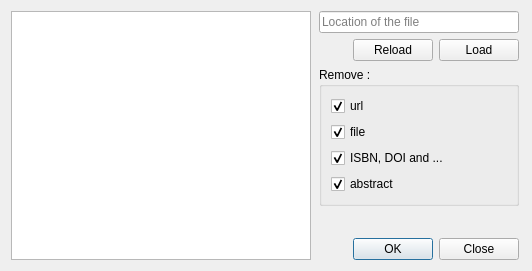
<?xml version="1.0" encoding="UTF-8"?>
<ui version="4.0">
 <class>main</class>
 <widget class="QDialog" name="main">
  <property name="enabled">
   <bool>true</bool>
  </property>
  <property name="geometry">
   <rect>
    <x>0</x>
    <y>0</y>
    <width>528</width>
    <height>271</height>
   </rect>
  </property>
  <property name="acceptDrops">
   <bool>false</bool>
  </property>
  <property name="windowTitle">
   <string>CleanBib</string>
  </property>
  <property name="sizeGripEnabled">
   <bool>false</bool>
  </property>
  <layout class="QGridLayout" name="gridLayout">
   <item row="0" column="2">
    <layout class="QVBoxLayout" name="verticalLayout" stretch="0,0,0,0,0">
     <property name="leftMargin">
      <number>2</number>
     </property>
     <property name="rightMargin">
      <number>2</number>
     </property>
     <item>
      <widget class="QLineEdit" name="FileEdit">
       <property name="sizePolicy">
        <sizepolicy hsizetype="Expanding" vsizetype="Fixed">
         <horstretch>1</horstretch>
         <verstretch>0</verstretch>
        </sizepolicy>
       </property>
       <property name="minimumSize">
        <size>
         <width>200</width>
         <height>0</height>
        </size>
       </property>
       <property name="inputMask">
        <string/>
       </property>
       <property name="readOnly">
        <bool>true</bool>
       </property>
       <property name="placeholderText">
        <string>Location of the file</string>
       </property>
      </widget>
     </item>
     <item>
      <layout class="QHBoxLayout" name="horizontalLayout">
       <property name="topMargin">
        <number>0</number>
       </property>
       <item alignment="Qt::AlignRight">
        <widget class="QPushButton" name="pushButto_reload">
         <property name="sizePolicy">
          <sizepolicy hsizetype="Fixed" vsizetype="Fixed">
           <horstretch>0</horstretch>
           <verstretch>0</verstretch>
          </sizepolicy>
         </property>
         <property name="text">
          <string>Reload</string>
         </property>
        </widget>
       </item>
       <item>
        <widget class="QPushButton" name="pushButton_load">
         <property name="sizePolicy">
          <sizepolicy hsizetype="Fixed" vsizetype="Fixed">
           <horstretch>0</horstretch>
           <verstretch>0</verstretch>
          </sizepolicy>
         </property>
         <property name="toolTip">
          <string/>
         </property>
         <property name="text">
          <string>Load</string>
         </property>
        </widget>
       </item>
      </layout>
     </item>
     <item>
      <widget class="QGroupBox" name="groupBox_check">
       <property name="sizePolicy">
        <sizepolicy hsizetype="Preferred" vsizetype="Preferred">
         <horstretch>0</horstretch>
         <verstretch>0</verstretch>
        </sizepolicy>
       </property>
       <property name="title">
        <string>Remove :</string>
       </property>
       <layout class="QVBoxLayout" name="verticalLayout_2">
        <item>
         <widget class="QCheckBox" name="checkBox_url">
          <property name="text">
           <string>url</string>
          </property>
          <property name="checked">
           <bool>true</bool>
          </property>
         </widget>
        </item>
        <item>
         <widget class="QCheckBox" name="checkBox_file_location">
          <property name="text">
           <string>file</string>
          </property>
          <property name="checked">
           <bool>true</bool>
          </property>
         </widget>
        </item>
        <item>
         <widget class="QCheckBox" name="checkBox_isbn">
          <property name="toolTip">
           <string>Remove ISDN, DOI, Article ID and ISSN</string>
          </property>
          <property name="text">
           <string>ISBN, DOI and ...</string>
          </property>
          <property name="checked">
           <bool>true</bool>
          </property>
         </widget>
        </item>
        <item>
         <widget class="QCheckBox" name="checkBox_abstract">
          <property name="toolTip">
           <string>Remove ISDN, DOI, Article ID and ISSN</string>
          </property>
          <property name="text">
           <string>abstract</string>
          </property>
          <property name="checked">
           <bool>true</bool>
          </property>
         </widget>
        </item>
       </layout>
      </widget>
     </item>
     <item>
      <spacer name="verticalSpacer">
       <property name="orientation">
        <enum>Qt::Vertical</enum>
       </property>
       <property name="sizeHint" stdset="0">
        <size>
         <width>20</width>
         <height>40</height>
        </size>
       </property>
      </spacer>
     </item>
     <item alignment="Qt::AlignBottom">
      <widget class="QDialogButtonBox" name="buttonBox">
       <property name="standardButtons">
        <set>QDialogButtonBox::Close|QDialogButtonBox::Ok</set>
       </property>
      </widget>
     </item>
    </layout>
   </item>
   <item row="0" column="0">
    <widget class="QTextEdit" name="textEdit_bibtex">
     <property name="sizePolicy">
      <sizepolicy hsizetype="Expanding" vsizetype="Expanding">
       <horstretch>1</horstretch>
       <verstretch>0</verstretch>
      </sizepolicy>
     </property>
     <property name="minimumSize">
      <size>
       <width>300</width>
       <height>0</height>
      </size>
     </property>
     <property name="styleSheet">
      <string notr="true"/>
     </property>
     <property name="readOnly">
      <bool>true</bool>
     </property>
     <property name="html">
      <string>&lt;!DOCTYPE HTML PUBLIC &quot;-//W3C//DTD HTML 4.0//EN&quot; &quot;http://www.w3.org/TR/REC-html40/strict.dtd&quot;&gt;
&lt;html&gt;&lt;head&gt;&lt;meta name=&quot;qrichtext&quot; content=&quot;1&quot; /&gt;&lt;style type=&quot;text/css&quot;&gt;
p, li { white-space: pre-wrap; }
&lt;/style&gt;&lt;/head&gt;&lt;body style=&quot; font-family:'MS Shell Dlg 2'; font-size:8.25pt; font-weight:400; font-style:normal;&quot;&gt;
&lt;p style=&quot;-qt-paragraph-type:empty; margin-top:0px; margin-bottom:0px; margin-left:0px; margin-right:0px; -qt-block-indent:0; text-indent:0px; font-size:8pt;&quot;&gt;&lt;br /&gt;&lt;/p&gt;&lt;/body&gt;&lt;/html&gt;</string>
     </property>
     <property name="acceptRichText">
      <bool>true</bool>
     </property>
    </widget>
   </item>
  </layout>
 </widget>
 <tabstops>
  <tabstop>FileEdit</tabstop>
  <tabstop>checkBox_url</tabstop>
  <tabstop>checkBox_file_location</tabstop>
  <tabstop>buttonBox</tabstop>
  <tabstop>textEdit_bibtex</tabstop>
 </tabstops>
 <resources/>
 <connections>
  <connection>
   <sender>buttonBox</sender>
   <signal>rejected()</signal>
   <receiver>main</receiver>
   <slot>close()</slot>
   <hints>
    <hint type="sourcelabel">
     <x>426</x>
     <y>287</y>
    </hint>
    <hint type="destinationlabel">
     <x>272</x>
     <y>163</y>
    </hint>
   </hints>
  </connection>
 </connections>
</ui>
